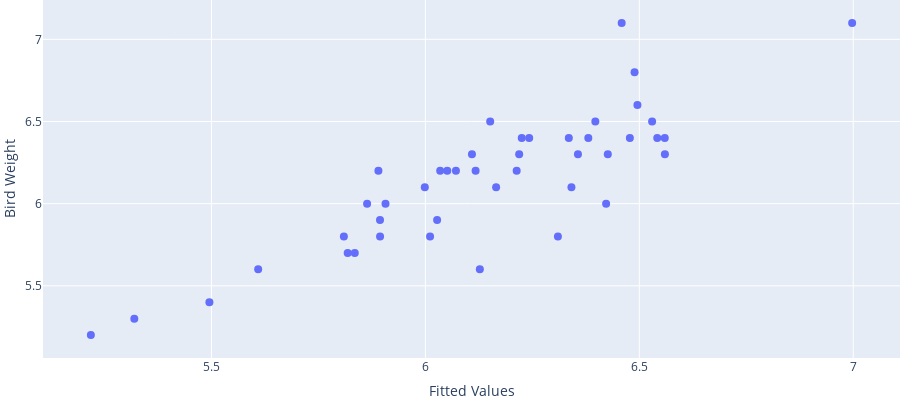

Notebook source saved alongside this figure:
### Markdown cell above
### Multiple $R^2$ (Slides 17-19) ###
Here are the observed responses $\mathbb{Y}$ plotted against the fitted values $\hat{\mathbb{Y}}$. 

- This slope has to be positive: the larger the observed response, the larger its estimate will tend to be.

### Code cell
fig4 = go.Figure()
data_scatter = go.Scatter(x=birds["Fitted"], y=birds["Bird Weight"], 
                            mode="markers",
                            marker=dict(size=8))
fig4.add_trace(data_scatter)
fig4.update_layout(margin=dict(l=0, r=0, t=0, b=0), 
                  height=400,
                 xaxis_title="Fitted Values",
                 yaxis_title="Bird Weight")
fig4

### Figure 1 — Plotly figure (JSON) as saved in the notebook; plotly's stock layout.template omitted (floating-point values rounded to 4 significant figures)
{"data": [{"marker": {"size": 8}, "mode": "markers", "type": "scatter", "x": [5.218, 5.495, 5.609, 5.32, 5.894, 6.011, 5.81, 5.907, 6.341, 6.051, 6.151, 5.835, 5.89, 6.243, 6.035, 5.999, 6.109, 6.357, 6.53, 6.422, 6.127, 6.071, 6.219, 5.894, 5.818, 5.864, 6.335, 6.027, 6.225, 6.117, 6.459, 6.397, 6.31, 6.542, 6.478, 6.165, 6.213, 6.489, 6.56, 6.559, 6.381, 6.496, 6.997, 6.426], "y": [5.2, 5.4, 5.6, 5.3, 5.9, 5.8, 5.8, 6, 6.1, 6.2, 6.5, 5.7, 6.2, 6.4, 6.2, 6.1, 6.3, 6.3, 6.5, 6, 5.6, 6.2, 6.3, 5.8, 5.7, 6, 6.4, 5.9, 6.4, 6.2, 7.1, 6.5, 5.8, 6.4, 6.4, 6.1, 6.2, 6.8, 6.3, 6.4, 6.4, 6.6, 7.1, 6.3]}], "layout": {"height": 400, "margin": {"b": 0, "l": 0, "r": 0, "t": 0}, "xaxis": {"title": {"text": "Fitted Values"}}, "yaxis": {"title": {"text": "Bird Weight"}}}}
